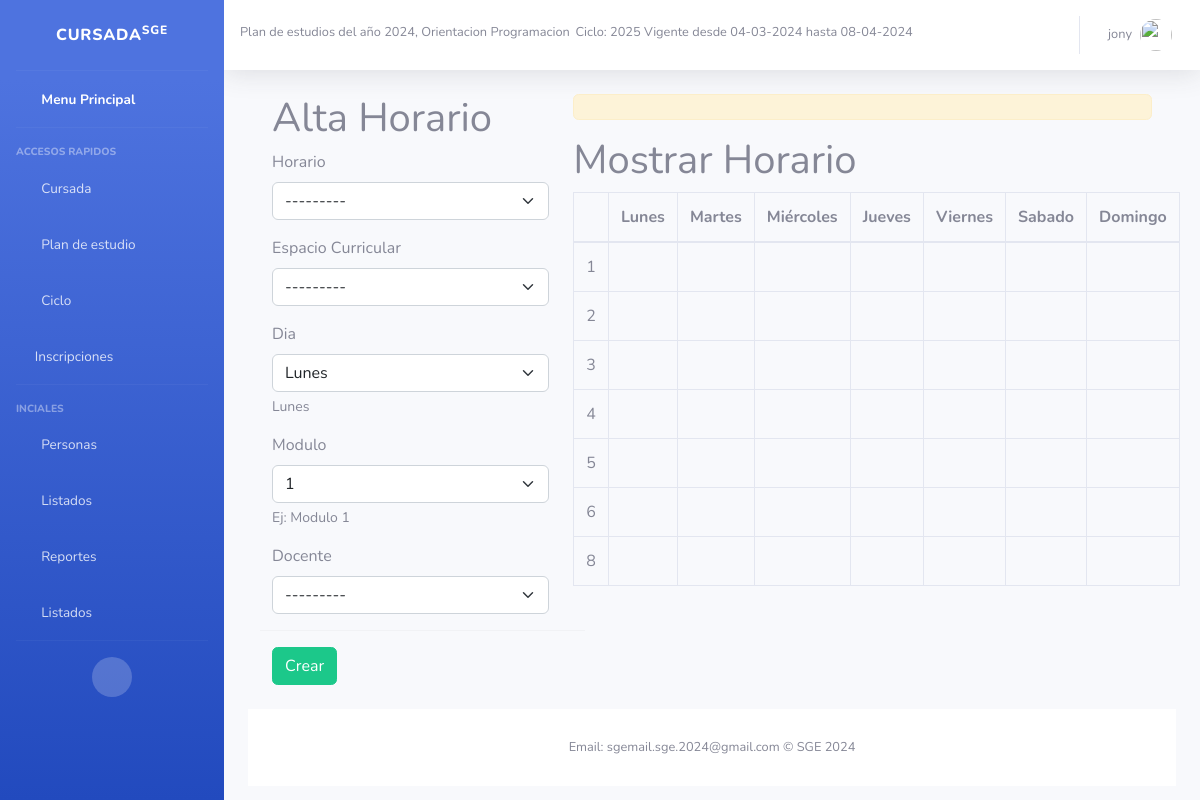
/Clases/crear_horario/1/ (signed in), run on the app's committed database.
### Core/models.py (models this page shows, shortened)
class PlanDeEstudios(models.Model):
    MAXCODIGO=20
    MAXANIO=4
    MAXORIENTACION= 50
    MAXNIVEL= 50
    MAXDESCRIPCION=50
    codigo= models.CharField(
        help_text="Ej: 123456",
        unique=True,
        max_length=MAXCODIGO,
        null=False,
        blank=False,
        error_messages={
            'blank': "El nombre es obligatorio"
        }
    )
    anio = models.CharField(
        help_text="Ej: 2024",
        unique=False,
        max_length=MAXANIO,
        null=True,
        blank=False,
        default= 1,
        error_messages={
            'blank': "el anio es obligatorio"
        }
    )
    orientacion = models.CharField(
        help_text="Ej: Profesorado de educacion primaria",
        unique=False,
        max_length=MAXORIENTACION,
        null=False,
        blank=False,
        primary_key=False,
        error_messages={
            'blank': "la orientacion es obligatoria"
        }
    )
    nivel = models.CharField(
        help_text="Ej: Primario",
        unique=False,
        max_length= MAXORIENTACION,
        null=False,
        blank=False,
        error_messages={
            'blank': "El nivel es obligatorio"
        }
    )
    descripcion = models.CharField(
        help_text="Ej: descripcion del plan de estudios",
        unique=False,
        max_length= MAXDESCRIPCION,
        null=False,
        blank=True,
    )
    esActual = models.BooleanField(
        default= True
    )
    implementado = models.BooleanField(
        default= False
    )
    cantidadAnios = models.PositiveIntegerField()
    def __str__(self):
        return "Plan de estudios del año {0}, Orientacion {1}".format(self.anio, self.orientacion)

class Ciclo (models.Model):
    anioCalendario = models.CharField(
        help_text="Ej: 2024",
        max_length=4,
        unique= True)
    fechaInicio = models.DateField(help_text="Ej: 16/02/2024",
                                   default=now)
    plan = models.ForeignKey(PlanDeEstudios, blank=False, on_delete=models.CASCADE)
    fechaFin = models.DateField(help_text="Ej: 28/11/2024",)
    esActual = models.BooleanField(
        default= True
    )
    def __str__(self):
        return "{0} Vigente desde {1} hasta {2}".format(self.anioCalendario,self.fechaInicio.strftime("%d-%m-%Y"), self.fechaFin.strftime("%d-%m-%Y"))

### Clases/views.py (the view, shortened to what this page needs)
# urls.py: re_path(r'^crear_horario/(?P<idDivision>\d+)/$', views.crear_horario, name= 'crear_horario'),
@login_required
def crear_horario(request,idDivision):
    print("*******entre aca**** ",idDivision,request.method)
    horarios = Detalle_Horario.objects.filter(horario = Horario.objects.get(division_id=idDivision))
    print("Horarios",horarios)
    form = Detalle_HorarioForm(division = Division.objects.get(id=idDivision))
    dias = [str(tupla[0]) for tupla in Horario.CHOICES_DIA]
    modulos = [str(tupla[0]) for tupla in Horario.CHOICES_HORA]
    print(dias,modulos)
    return render(request, "Division/crearHorarioDivision.html", {"form": form,
                                                                  "horarios": horarios,
                                                                  "dias": dias,
                                                                  'modulos': modulos,
                                                                  'idDivision':idDivision})

### Core/models.py (called while the page is built)
    def __str__(self):
        return "{0}, {1}, {2}".format(self.dni, self.apellido, self.nombre)

    def __str__(self):
        return "{0}, {1}".format(self.codigo, self.nombre)

    def __str__(self):
        return "{0},{1}".format(self.anio.codigo, self.codigo)

    def __str__(self):
        return "{0}, ".format(self.division)

### Clases/templates/Division/crearHorarioDivision.html (shortened to what this page needs)
{% extends 'index.html' %}
{% load static %}
{% block css %}
<link rel="stylesheet" type="text/css" href="{% static 'autocomplete_light/select2.css' %}" />
{% endblock %}
{% block content %}
{% load bootstrap5 %}
<body>
    <div class="container">
        <div class="row">
            <div class="col-sm-12 col-md-6 col-lg-4 col-xl-4">
                <h1>Alta Horario</h1>
                <form class="form" method="post">
                    <div class="row">
                        {% bootstrap_form form %}
                        <hr>
                        <div class="form-group">
                            <button type="submit" class="btn btn-success btn-black text-white form-label">
                                Crear
                            </button>
                        </div>
                    </div>
                </form>
            </div>
            <div class="col-sm-12 col-md-12 col-lg-8 col-xl-8">
                <div  class="alert alert-warning" role="alert" id="mensaje"></div>
                <h1>Mostrar Horario</h1>
                <table class="table table-bordered">
                    <thead>
                        <tr>
                            <th></th>
                            <th>Lunes</th>
                            <th>Martes</th>
                            <th>Miércoles</th>
                            <th>Jueves</th>
                            <th>Viernes</th>
                            <th>Sabado</th>
                            <th>Domingo</th>
                        </tr>
                    </thead>
                    <tbody>
                        {% for modulo in modulos %}
                            <tr>
                                <td>{{ modulo }}</td>
                                {% for dia in dias %}
                                    <td>
                                    </td>
                                {% endfor %}
                            </tr>
                        {% endfor %}
                    </tbody>
                </table>
            </div>
        </div>
    </div>
</body>
{% endblock %}
{% block scripts %}
<link href="https://cdn.datatables.net/v/dt/dt-1.13.8/af-2.6.0/cr-1.7.0/fc-4.3.0/sc-2.3.0/datatables.min.css" rel="stylesheet">
{% endblock %}

### principal/templates/index.html (shortened to what this page needs)
<!DOCTYPE html>
<html lang="en">
<head>
    <link href="https://cdn.jsdelivr.net/npm/bootstrap@5.2.3/dist/css/bootstrap.min.css" rel="stylesheet">
    <link href= "{% static 'vendor/fontawesome-free/css/all.min.css' %}" rel="stylesheet" type="text/css">
    <link href="{% static 'css/sb-admin-2.min.css' %}" rel="stylesheet">
    {% block css %}
    {% endblock %}
</head>
{% block sidebar %}
<body id="page-top">
    <div id="wrapper">
        <ul class="navbar-nav bg-gradient-primary sidebar sidebar-dark accordion" id="accordionSidebar">
            <a class="sidebar-brand d-flex align-items-center justify-content-center" href="index.html">
                <div class="sidebar-brand-text mx-3">Cursada<sup>SGE</sup></div>
            </a>
            <hr class="sidebar-divider my-0">
            <li class="nav-item active">
                <a class="nav-link" href="/">
                    <i class="fas fa-fw fa-tachometer-alt"></i>
                    <span>Menu Principal</span></a>
            </li>
            <hr class="sidebar-divider">
            <div class="sidebar-heading">
                Accesos Rapidos
            </div>
            <li class="nav-item">
                <a class="nav-link collapsed" href="#" data-toggle="collapse" data-target="#collapseTree"
                    aria-expanded="true" aria-controls="collapseTwo">
                    <i class="fas fa-fw fa-cog"></i>
                    <span>Cursada</span>
                </a>
            </li>
            <li class="nav-item">
                <a class="nav-link collapsed" href="#" data-toggle="collapse" data-target="#collapseTwo"
                    aria-expanded="true" aria-controls="collapseTwo">
                    <i class="fas fa-fw fa-cog"></i>
                    <span>Plan de estudio</span>
                </a>
            </li>
            <li class="nav-item">
                <a class="nav-link collapsed" href="#" data-toggle="collapse" data-target="#collapseCiclo"
                    aria-expanded="true" aria-controls="collapseTwo">
                    <i class="fas fa-fw fa-cog"></i>
                    <span>Ciclo</span>
                </a>
            </li>
            <li class="nav-item">
                <a class="nav-link collapsed" href="#" data-toggle="collapse" data-target="#collapseUtilities"
                    aria-expanded="true" aria-controls="collapseUtilities">
                    <i class="fas fa-user-check"></i>
                    <span>Inscripciones</span>
                </a>
            </li>
            <hr class="sidebar-divider">
            <div class="sidebar-heading">
                Inciales
            </div>
            <li class="nav-item">
                <a class="nav-link collapsed" href="#" data-toggle="collapse" data-target="#collapsePages"
                    aria-expanded="true" aria-controls="collapsePages">
                    <i class="fas fa-fw fa-folder"></i>
                    <span>Personas</span>
                </a>
            </li>
            <li class="nav-item">
                <a class="nav-link collapsed" href="#" data-toggle="collapse" data-target="#collapseList"
                    aria-expanded="true" aria-controls="collapsePages">
                    <i class="fas fa-fw fa-table"></i>
                    <span>Listados</span>
                </a>
            </li>
            <li class="nav-item">
                <a class="nav-link" href="#">
                    <i class="fas fa-fw fa-chart-area"></i>
                    <span>Reportes</span></a>
            </li>
            <li class="nav-item">
                <a class="nav-link" href="tables.html">
                    <i class="fas fa-fw fa-table"></i>
                    <span>Listados</span></a>
            </li>
            <hr class="sidebar-divider d-none d-md-block">
            <div class="text-center d-none d-md-inline">
                <button class="rounded-circle border-0" id="sidebarToggle"></button>
            </div>
        </ul>
{% endblock sidebar %}
        <div id="content-wrapper" class="d-flex flex-column">
            <div id="content">
                <nav class="navbar navbar-expand navbar-light bg-white topbar mb-4 static-top shadow">
                    <div class="input-group">
                        <small>{{request.plan}} &nbsp;</small>
                        <br>
                        <small> Ciclo: {{request.ciclo}}</small>
                    </div>
                    <ul class="navbar-nav ml-auto">
                        <li class="nav-item dropdown no-arrow">
                            <a class="nav-link dropdown-toggle" href="#" id="userDropdown" role="button"
                                data-toggle="dropdown" aria-haspopup="true" aria-expanded="false">
                                <span class="mr-2 d-none d-lg-inline text-gray-600 small">{{ request.user.username }}</span>
                                <img class="img-profile rounded-circle"  src="{% static 'img/undraw_profile.svg' %}" >
                            </a>
                        </li>
                    </ul>
                </nav>
                <div class="container-fluid">
                {% block content %}{% endblock content %}
    {% block footer %}
    <footer class="sticky-footer bg-white">
        <div class="container my-auto">
            <div class="copyright text-center my-auto">
                <span>Email: sgemail.sge.2024@gmail.com &copy; SGE 2024</span>
            </div>
        </div>
    </footer>
    {% endblock footer %}
        </div>
    {% block scripts %}{% endblock scripts %}
</body>
</html>

### data on the page
PlanDeEstudios: plan "Plan de estudios del año 2024, Orientacion Programacion"
Ciclo: ciclo "2025 Vigente desde 04-03-2024 hasta 08-04-2024"

### other printed values
{{ request.user.username }} "jony"
{{ modulo }} "1" "2" "3" "4" "5" "6" "8"
